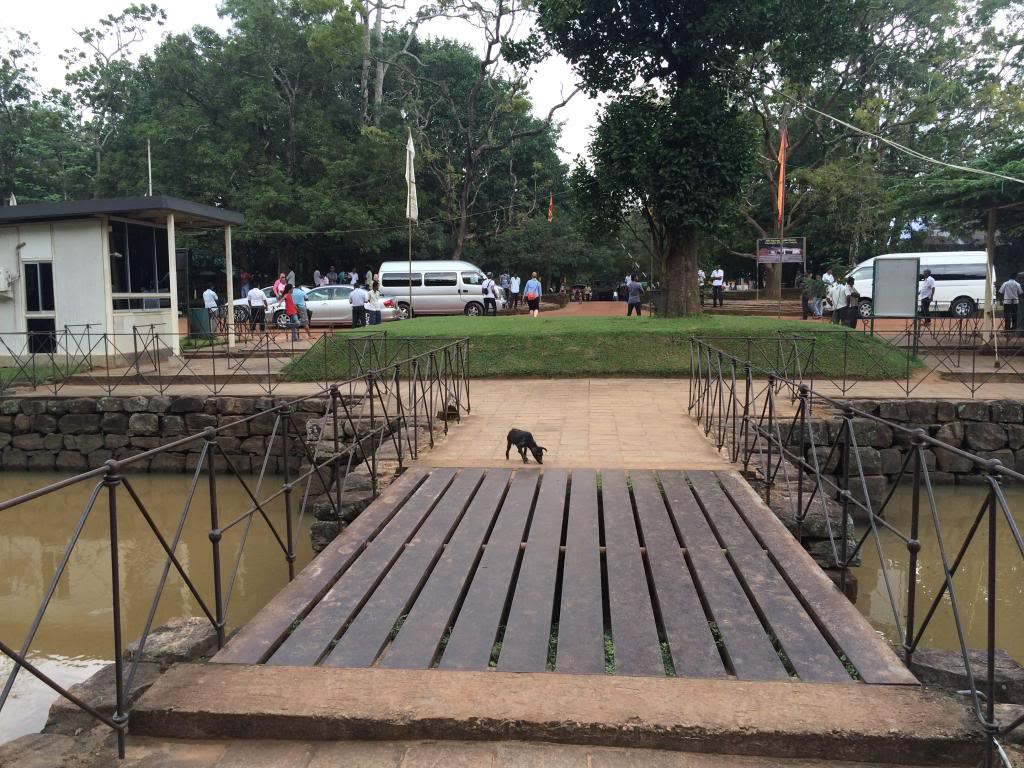
#> input picture 03-yolo-part1/yolo_test_scene.jpeg, 1024 x 768 px
$ python basic_face_detection.py ../03-yolo-part1/yolo_test_scene.jpeg
#> lines starting #> are read from the running program, lines starting #| are printed output that depends on the picture
"""
Basic Face Detection - Module 2 Exercise 1
Learn fundamental face detection using Haar cascade classifiers

Usage:
    python basic_face_detection.py [image_path ...]

If no image paths are given, real sample photos from the repo-level data/
directory are used. Haar cascades are trained on real photographic faces,
so synthetic drawn faces are only used as a last resort (and are expected
to produce 0 detections).
"""

import sys

import cv2
import numpy as np
import matplotlib.pyplot as plt
from pathlib import Path


DATA_DIR = Path(__file__).resolve().parents[1] / "data"
DATA_DIR.mkdir(parents=True, exist_ok=True)

class FaceDetector:
    """
    Basic face detection using Haar cascade classifiers
    """

    def __init__(self):
        # Load pre-trained Haar cascade for face detection
        self.face_cascade = cv2.CascadeClassifier(cv2.data.haarcascades + 'haarcascade_frontalface_default.xml')
        self.eye_cascade = cv2.CascadeClassifier(cv2.data.haarcascades + 'haarcascade_eye.xml')
        self.smile_cascade = cv2.CascadeClassifier(cv2.data.haarcascades + 'haarcascade_smile.xml')

        # Check if cascades loaded successfully
        if self.face_cascade.empty():
            print("Error: Could not load face cascade classifier")
        if self.eye_cascade.empty():
            print("Error: Could not load eye cascade classifier")
        if self.smile_cascade.empty():
            print("Error: Could not load smile cascade classifier")

    def detect_faces(self, image, scale_factor=1.1, min_neighbors=5, min_size=(30, 30)):
        """
        Detect faces in an image using Haar cascade

        Args:
            image: Input image (grayscale or color)
            scale_factor: How much the image size is reduced at each scale
            min_neighbors: How many neighbors each face should have to retain it
            min_size: Minimum possible face size (smaller faces are ignored)

        Returns:
            faces: Array of rectangles where faces were found
            gray: Grayscale version of input image
        """
        # Convert to grayscale if needed
        if len(image.shape) == 3:
            gray = cv2.cvtColor(image, cv2.COLOR_BGR2GRAY)
        else:
            gray = image.copy()

        # Detect faces
        faces = self.face_cascade.detectMultiScale(
            gray,
            scaleFactor=scale_factor,
            minNeighbors=min_neighbors,
            minSize=min_size,
            flags=cv2.CASCADE_SCALE_IMAGE
        )

        return faces, gray

    def detect_eyes_and_smile(self, gray, face_roi):
        """
        Detect eyes and smile within a face region

        Args:
            gray: Grayscale image
            face_roi: Face region of interest (x, y, w, h)

        Returns:
            eyes: Array of eye rectangles
            smiles: Array of smile rectangles
        """
        x, y, w, h = face_roi
        roi_gray = gray[y:y+h, x:x+w]

        # Detect eyes in the upper half of face
        eyes = self.eye_cascade.detectMultiScale(
            roi_gray[0:h//2, 0:w],  # Upper half only
            scaleFactor=1.1,
            minNeighbors=3,
            minSize=(10, 10)
        )

        # Detect smile in the lower half of face
        smiles = self.smile_cascade.detectMultiScale(
            roi_gray[h//2:h, 0:w],  # Lower half only
            scaleFactor=1.7,
            minNeighbors=15,
            minSize=(15, 15)
        )

        # Adjust coordinates to original image
        if len(eyes) > 0:
            eyes[:, 0] += x  # Adjust x coordinate
            eyes[:, 1] += y  # Adjust y coordinate

        if len(smiles) > 0:
            smiles[:, 0] += x  # Adjust x coordinate
            smiles[:, 1] += y + h//2  # Adjust y coordinate (add offset for lower half)

        return eyes, smiles

    def draw_detections(self, image, faces, eyes=None, smiles=None):
        """
        Draw detection rectangles on image

        Args:
            image: Input image
            faces: Array of face rectangles
            eyes: Array of eye rectangles (optional)
            smiles: Array of smile rectangles (optional)

        Returns:
            annotated_image: Image with detection rectangles drawn
        """
        annotated = image.copy()

        # Draw face rectangles
        for (x, y, w, h) in faces:
            cv2.rectangle(annotated, (x, y), (x + w, y + h), (255, 0, 0), 2)
            cv2.putText(annotated, 'Face', (x, y - 10), cv2.FONT_HERSHEY_SIMPLEX, 0.7, (255, 0, 0), 2)

        # Draw eye rectangles
        if eyes is not None:
            for (x, y, w, h) in eyes:
                cv2.rectangle(annotated, (x, y), (x + w, y + h), (0, 255, 0), 2)
                cv2.putText(annotated, 'Eye', (x, y - 5), cv2.FONT_HERSHEY_SIMPLEX, 0.4, (0, 255, 0), 1)

        # Draw smile rectangles
        if smiles is not None:
            for (x, y, w, h) in smiles:
                cv2.rectangle(annotated, (x, y), (x + w, y + h), (0, 0, 255), 2)
                cv2.putText(annotated, 'Smile', (x, y - 5), cv2.FONT_HERSHEY_SIMPLEX, 0.4, (0, 0, 255), 1)

        return annotated

def create_test_images():
    """
    Create synthetic test images with face-like patterns
    """
    # Test image 1: Simple face-like pattern
    img1 = np.ones((300, 300, 3), dtype=np.uint8) * 200

    # Draw a simple face
    cv2.ellipse(img1, (150, 150), (80, 100), 0, 0, 360, (180, 180, 180), -1)  # Face outline
    cv2.circle(img1, (130, 130), 10, (0, 0, 0), -1)  # Left eye
    cv2.circle(img1, (170, 130), 10, (0, 0, 0), -1)  # Right eye
    cv2.ellipse(img1, (150, 180), (20, 10), 0, 0, 180, (0, 0, 0), 2)  # Smile

    # Test image 2: Multiple face-like patterns
    img2 = np.ones((400, 600, 3), dtype=np.uint8) * 220

    # Draw multiple simple faces
    faces_positions = [(150, 150), (450, 150), (300, 280)]
    for cx, cy in faces_positions:
        cv2.ellipse(img2, (cx, cy), (60, 75), 0, 0, 360, (160, 160, 160), -1)
        cv2.circle(img2, (cx - 20, cy - 20), 8, (0, 0, 0), -1)
        cv2.circle(img2, (cx + 20, cy - 20), 8, (0, 0, 0), -1)
        cv2.ellipse(img2, (cx, cy + 25), (15, 8), 0, 0, 180, (0, 0, 0), 2)

    return img1, img2

def load_real_images(paths=None):
    """
    Load real photographs to run detection on.

    Args:
        paths: Optional list of image paths from the command line.
               If empty, fall back to known sample photos in DATA_DIR.

    Returns:
        List of (name, image) tuples for every image that could be read.
    """
    if paths:
        candidates = [Path(p) for p in paths]
    else:
        candidates = [
            DATA_DIR / 'sample_person_alice.jpg',
            DATA_DIR / 'sample_person_bob.jpg',
            DATA_DIR / 'person_20251122_095244.jpg',
        ]

    images = []
    for path in candidates:
        img = cv2.imread(str(path))
        if img is None:
            print(f"Warning: could not read image: {path}")
        else:
            images.append((path.name, img))
    return images

def demonstrate_parameters(test_img):
    """
    Demonstrate how different parameters affect face detection
    """
    print("=== Parameter Effects Demonstration ===")

    detector = FaceDetector()

    # Different parameter combinations
    parameter_sets = [
        (1.05, 3, (20, 20), "Very Sensitive"),
        (1.1, 5, (30, 30), "Default"),
        (1.3, 7, (50, 50), "Conservative"),
        (1.1, 10, (30, 30), "High Min Neighbors")
    ]

    plt.figure(figsize=(20, 10))

    # Original image
    plt.subplot(2, 3, 1)
    plt.imshow(cv2.cvtColor(test_img, cv2.COLOR_BGR2RGB))
    plt.title('Original Image')
    plt.axis('off')

    for i, (scale_factor, min_neighbors, min_size, label) in enumerate(parameter_sets):
        faces, gray = detector.detect_faces(
            test_img,
            scale_factor=scale_factor,
            min_neighbors=min_neighbors,
            min_size=min_size
        )

        annotated = detector.draw_detections(test_img, faces)

        plt.subplot(2, 3, i + 2)
        plt.imshow(cv2.cvtColor(annotated, cv2.COLOR_BGR2RGB))
        plt.title(f'{label}\nSF:{scale_factor} MN:{min_neighbors} MS:{min_size}\nFaces: {len(faces)}')
        plt.axis('off')

    plt.tight_layout()
    plt.show()

def comprehensive_detection_demo(test_images):
    """
    Comprehensive demonstration of face, eye, and smile detection

    Args:
        test_images: List of (name, image) tuples to run detection on
    """
    print("=== Comprehensive Detection Demo ===")

    detector = FaceDetector()

    for i, (name, img) in enumerate(test_images):
        print(f"\nProcessing {name}...")

        # Detect faces
        faces, gray = detector.detect_faces(img)
        print(f"Found {len(faces)} faces")

        # Detect eyes and smiles for each face
        all_eyes = []
        all_smiles = []

        for face in faces:
            eyes, smiles = detector.detect_eyes_and_smile(gray, face)
            if len(eyes) > 0:
                all_eyes.extend(eyes)
            if len(smiles) > 0:
                all_smiles.extend(smiles)

        print(f"Found {len(all_eyes)} eyes")
        print(f"Found {len(all_smiles)} smiles")

        # Create annotated image
        annotated = detector.draw_detections(img, faces, all_eyes, all_smiles)

        # Display results
        plt.figure(figsize=(15, 5))

        plt.subplot(1, 3, 1)
        plt.imshow(cv2.cvtColor(img, cv2.COLOR_BGR2RGB))
        plt.title(f'Original: {name}')
        plt.axis('off')

        plt.subplot(1, 3, 2)
        plt.imshow(gray, cmap='gray')
        plt.title('Grayscale')
        plt.axis('off')

        plt.subplot(1, 3, 3)
        plt.imshow(cv2.cvtColor(annotated, cv2.COLOR_BGR2RGB))
        plt.title(f'Detections\nFaces: {len(faces)}, Eyes: {len(all_eyes)}, Smiles: {len(all_smiles)}')
        plt.axis('off')

        plt.tight_layout()
        plt.show()

        # Save annotated image
        cv2.imwrite(str(DATA_DIR / f'face_detection_result_{i + 1}.png'), annotated)

def detection_statistics(detector, image):
    """
    Analyze detection statistics for different parameter settings
    """
    print("=== Detection Statistics Analysis ===")

    scale_factors = [1.05, 1.1, 1.2, 1.3]
    min_neighbors_values = [3, 5, 7, 10]

    results = []

    for sf in scale_factors:
        for mn in min_neighbors_values:
            faces, _ = detector.detect_faces(image, scale_factor=sf, min_neighbors=mn)
            results.append({
                'scale_factor': sf,
                'min_neighbors': mn,
                'face_count': len(faces),
                'faces': faces
            })

    # Display statistics
    print(f"{'Scale Factor':<12} {'Min Neighbors':<12} {'Face Count':<10}")
    print("-" * 34)

    for result in results:
        print(f"{result['scale_factor']:<12} {result['min_neighbors']:<12} {result['face_count']:<10}")

    # Find optimal parameters (most common face count)
    face_counts = [r['face_count'] for r in results]
    most_common_count = max(set(face_counts), key=face_counts.count)

    optimal_results = [r for r in results if r['face_count'] == most_common_count]

    print(f"\nMost common face count: {most_common_count}")
    print("Optimal parameter combinations:")
    for result in optimal_results:
        print(f"  Scale Factor: {result['scale_factor']}, Min Neighbors: {result['min_neighbors']}")

    return results

def main():
    """
    Main function demonstrating basic face detection
    """
    print("=== Basic Face Detection Demo ===")

    # Create detector
    detector = FaceDetector()

    # Check if cascades loaded properly
    if detector.face_cascade.empty():
        print("Error: Face cascade not loaded. Please check OpenCV installation.")
        return

    print("1. Loading images...")
    test_images = load_real_images(sys.argv[1:])
#> in load_real_images, img is the input picture: shape (768, 1024, 3); mean B, G, R 89.4, 98.6, 102.1
#> test_images = 1 item

    if not test_images:
        print("\nNo real photos found — falling back to synthetic test images.")
        print("NOTE: Haar cascades are trained on real photographic faces.")
        print("      Expect 0 detections on these drawn shapes; this does NOT")
        print("      mean detection is broken. Pass a photo path to test it:")
        print("      python basic_face_detection.py /path/to/photo.jpg")
        test_img1, test_img2 = create_test_images()
        cv2.imwrite(str(DATA_DIR / 'test_face_1.png'), test_img1)
        cv2.imwrite(str(DATA_DIR / 'test_face_2.png'), test_img2)
        test_images = [('synthetic_face_1', test_img1), ('synthetic_face_2', test_img2)]

    print("2. Demonstrating parameter effects...")
    demonstrate_parameters(test_images[0][1])
#> the loop in demonstrate_parameters, `for i, (scale_factor, min_neighbors, min_size, label) in enumerate(par..` made 4 passes
#> faces on passes 1 to 2: [[892, 685, 48, 48], [775, 142, 60, 60], [590, 37, 97, 97]], [[581, 29, 112, 112]]
#> pass 1, in detect_faces, `gray = cv2.cvtColor(image, cv2.COLOR_BGR2GRAY)`:
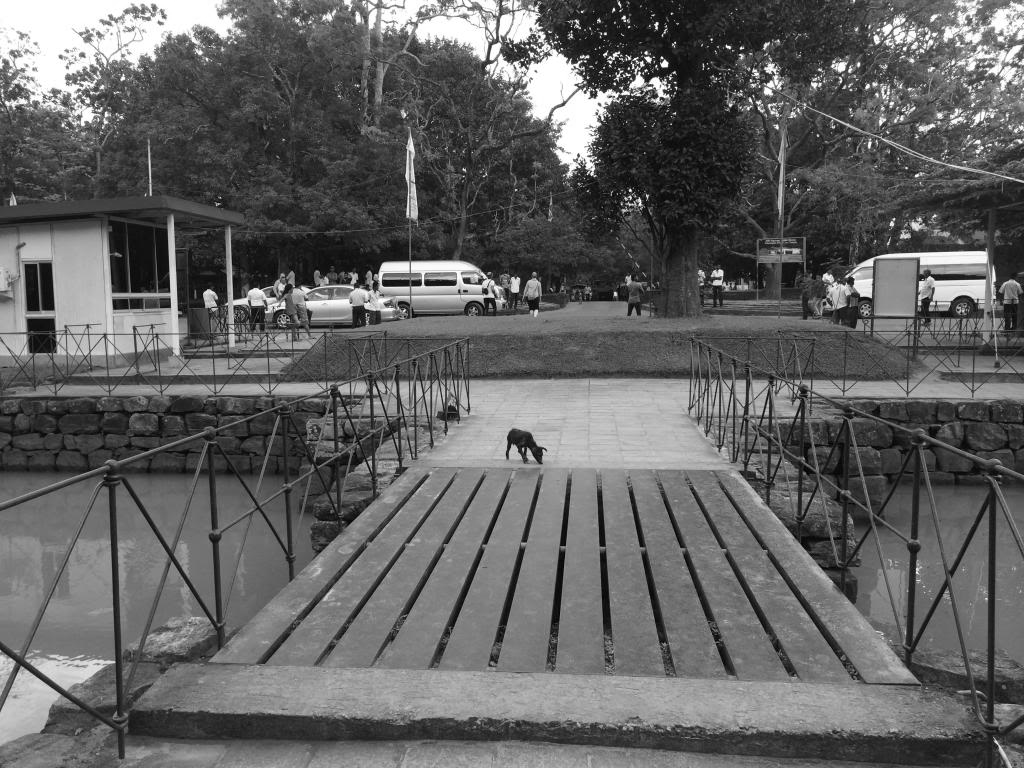
#> gray: shape (768, 1024); min 0, max 255, mean 98.6
#> in demonstrate_parameters, `plt.show()`:
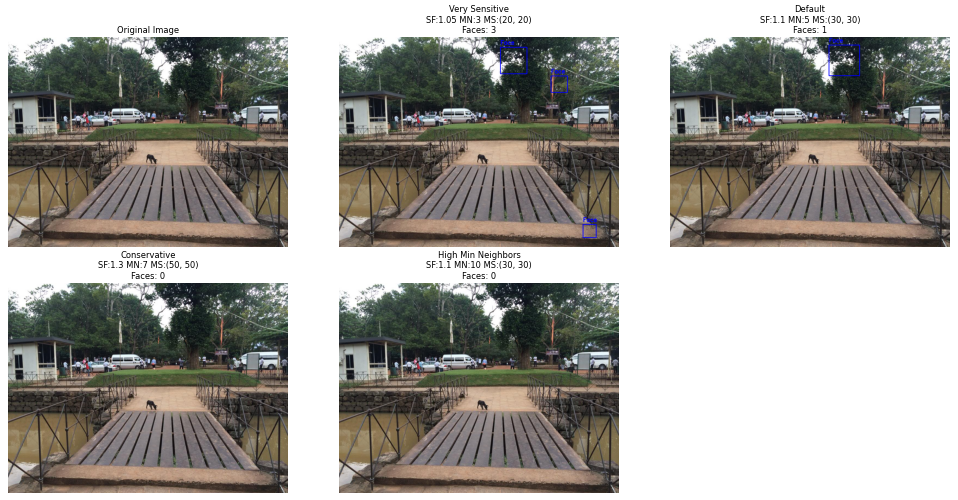
#> figure drawn by matplotlib, 5 panels

    print("3. Running comprehensive detection demo...")
    comprehensive_detection_demo(test_images)
#> the loop in comprehensive_detection_demo, `for i, (name, img) in enumerate(test_images):` made 1 pass
#> (printed output is left out)
#> pass 1, in detect_eyes_and_smile, `roi_gray = gray[y:y+h, x:x+w]`:
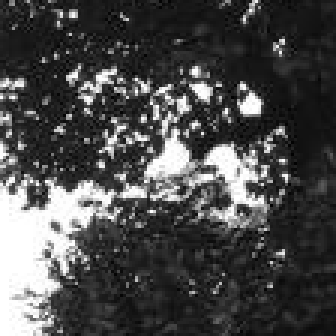
#> roi_gray: shape (112, 112) (shown 3 times larger); min 1, max 255, mean 73.6
#> pass 1, in comprehensive_detection_demo, `plt.show()`:
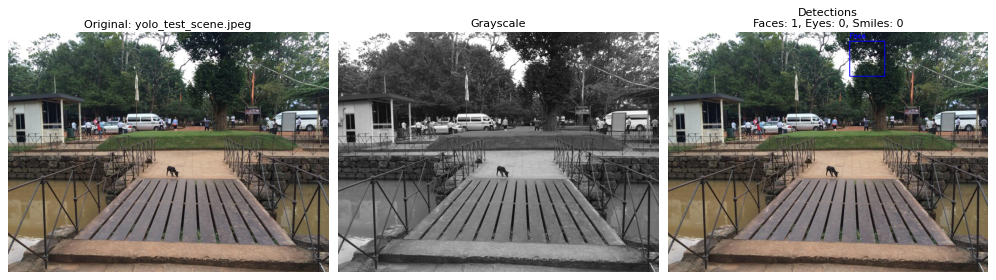
#> figure drawn by matplotlib, 3 panels

    print("4. Analyzing detection statistics...")
    detection_statistics(detector, test_images[-1][1])
#> the loop in detection_statistics, `for sf in scale_factors:` made 4 passes
#> after the loop in detection_statistics, `for sf in scale_factors:`: results = 16 items
#> the loop in detection_statistics, `for result in results:` made 16 passes
#| 1.05         3            3
#| 1.05         5            2
#| 1.05         7            2
#| 1.05         10           0
#| 1.1          3            1
#| 1.1          5            1
#| 1.1          7            0
#| 1.1          10           0
#> (further printed lines are left out)
#> in detection_statistics, `face_counts = [r['face_count'] for r in results]`: face_counts = [3, 2, 2, 0, 1, 1, 0, 0, 0, 0, 0, 0, 0, 0, 0, 0]
#> in detection_statistics, `most_common_count = max(set(face_counts), key=face_counts.count)`: most_common_count = 0
#> in detection_statistics, `optimal_results = [r for r in results if r['face_count'] == most_commo..`: optimal_results = 11 items
#| Most common face count: 0
#> the loop in detection_statistics, `for result in optimal_results:` made 11 passes
#|   Scale Factor: 1.05, Min Neighbors: 10
#|   Scale Factor: 1.1, Min Neighbors: 7
#|   Scale Factor: 1.1, Min Neighbors: 10
#|   Scale Factor: 1.2, Min Neighbors: 3
#|   Scale Factor: 1.2, Min Neighbors: 5
#|   Scale Factor: 1.2, Min Neighbors: 7
#|   Scale Factor: 1.2, Min Neighbors: 10
#|   Scale Factor: 1.3, Min Neighbors: 3
#> (further printed lines are left out)

    print("\n=== Exercise Complete ===")
    print("Key Learnings:")
    print("- Haar cascades work well for frontal face detection")
    print("- Scale factor controls detection thoroughness vs speed")
    print("- Min neighbors reduces false positives")
    print("- Minimum size prevents detection of very small faces")
    print("- Eye and smile detection requires face-relative coordinates")
    print("- Parameter tuning is crucial for optimal results")

if __name__ == "__main__":
    main()
